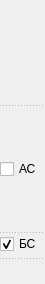
       <widget class="QWidget" name="widget" native="true">
        <property name="minimumSize">
         <size>
          <width>45</width>
          <height>284</height>
         </size>
        </property>
        <property name="maximumSize">
         <size>
          <width>45</width>
          <height>284</height>
         </size>
        </property>
        <layout class="QVBoxLayout" name="verticalLayout_7">
         <property name="spacing">
          <number>0</number>
         </property>
         <property name="leftMargin">
          <number>0</number>
         </property>
         <property name="topMargin">
          <number>100</number>
         </property>
         <property name="rightMargin">
          <number>0</number>
         </property>
         <property name="bottomMargin">
          <number>25</number>
         </property>
         <item>
          <widget class="QWidget" name="widget_3" native="true">
           <property name="minimumSize">
            <size>
             <width>45</width>
             <height>140</height>
            </size>
           </property>
           <property name="maximumSize">
            <size>
             <width>45</width>
             <height>140</height>
            </size>
           </property>
           <layout class="QVBoxLayout" name="verticalLayout_2">
            <property name="spacing">
             <number>0</number>
            </property>
            <property name="leftMargin">
             <number>0</number>
            </property>
            <property name="topMargin">
             <number>0</number>
            </property>
            <property name="rightMargin">
             <number>0</number>
            </property>
            <property name="bottomMargin">
             <number>0</number>
            </property>
            <item>
             <widget class="Line" name="line_3">
              <property name="minimumSize">
               <size>
                <width>45</width>
                <height>0</height>
               </size>
              </property>
              <property name="maximumSize">
               <size>
                <width>45</width>
                <height>1</height>
               </size>
              </property>
              <property name="styleSheet">
               <string notr="true">border-top: 1px dashed grey;
</string>
              </property>
              <property name="orientation">
               <enum>Qt::Horizontal</enum>
              </property>
             </widget>
            </item>
            <item>
             <widget class="QCheckBox" name="ChBox_AS">
              <property name="sizePolicy">
               <sizepolicy hsizetype="Minimum" vsizetype="Fixed">
                <horstretch>0</horstretch>
                <verstretch>0</verstretch>
               </sizepolicy>
              </property>
              <property name="minimumSize">
               <size>
                <width>0</width>
                <height>116</height>
               </size>
              </property>
              <property name="styleSheet">
               <string notr="true"/>
              </property>
              <property name="text">
               <string>АС</string>
              </property>
             </widget>
            </item>
            <item>
             <widget class="Line" name="line_4">
              <property name="minimumSize">
               <size>
                <width>45</width>
                <height>0</height>
               </size>
              </property>
              <property name="maximumSize">
               <size>
                <width>45</width>
                <height>1</height>
               </size>
              </property>
              <property name="focusPolicy">
               <enum>Qt::ClickFocus</enum>
              </property>
              <property name="styleSheet">
               <string notr="true">border-top: 1px dashed grey;
</string>
              </property>
              <property name="inputMethodHints">
               <set>Qt::ImhNone</set>
              </property>
              <property name="frameShadow">
               <enum>QFrame::Sunken</enum>
              </property>
              <property name="lineWidth">
               <number>1</number>
              </property>
              <property name="midLineWidth">
               <number>0</number>
              </property>
              <property name="orientation">
               <enum>Qt::Horizontal</enum>
              </property>
             </widget>
            </item>
           </layout>
          </widget>
         </item>
         <item>
          <widget class="QWidget" name="widget_4" native="true">
           <property name="minimumSize">
            <size>
             <width>45</width>
             <height>29</height>
            </size>
           </property>
           <property name="maximumSize">
            <size>
             <width>45</width>
             <height>29</height>
            </size>
           </property>
           <layout class="QVBoxLayout" name="verticalLayout_3">
            <property name="spacing">
             <number>0</number>
            </property>
            <property name="leftMargin">
             <number>0</number>
            </property>
            <property name="topMargin">
             <number>0</number>
            </property>
            <property name="rightMargin">
             <number>0</number>
            </property>
            <property name="bottomMargin">
             <number>0</number>
            </property>
            <item>
             <widget class="QCheckBox" name="ChBox_BS">
              <property name="minimumSize">
               <size>
                <width>0</width>
                <height>28</height>
               </size>
              </property>
              <property name="styleSheet">
               <string notr="true"/>
              </property>
              <property name="text">
               <string>БС</string>
              </property>
              <property name="checked">
               <bool>true</bool>
              </property>
              <property name="tristate">
               <bool>false</bool>
              </property>
             </widget>
            </item>
            <item>
             <widget class="Line" name="line_5">
              <property name="maximumSize">
               <size>
                <width>16777215</width>
                <height>1</height>
               </size>
              </property>
              <property name="styleSheet">
               <string notr="true">border-top: 1px dashed grey;</string>
              </property>
              <property name="frameShadow">
               <enum>QFrame::Plain</enum>
              </property>
              <property name="lineWidth">
               <number>1</number>
              </property>
              <property name="midLineWidth">
               <number>0</number>
              </property>
              <property name="orientation">
               <enum>Qt::Horizontal</enum>
              </property>
             </widget>
            </item>
           </layout>
          </widget>
         </item>
        </layout>
       </widget>
